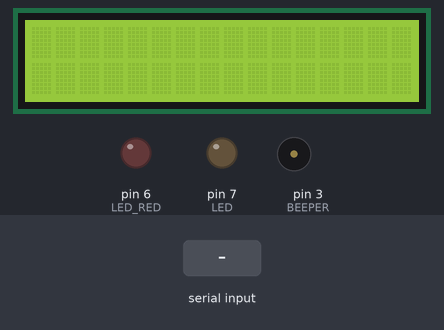
Bench run of a sketch on a simulated Arduino Uno, built with avr-gcc and run on an emulated ATmega328P. Shown: 16×2 character LCD, output pins drawn as LEDs (lit = HIGH), buzzer (waves = sounding, pin HIGH). Inputs (shaded band) come from the test bench. What the sketch prints to the serial monitor is not drawn.

Above: at 1.2 s.
1.3 s: "LCD_SHOW_a\n" received over Serial
At 1.7 s:
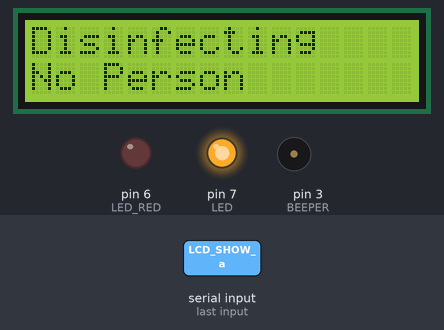
2.8 s: "LCD_SHOW_b\n" received over Serial
At 3.1 s:
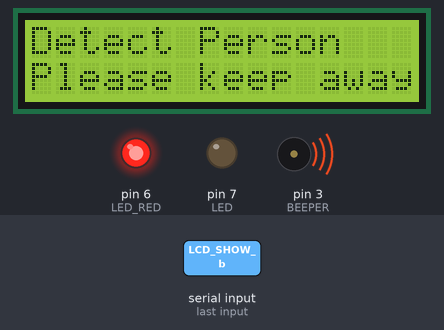
Timing chart, 0 to 5.8 s (numbered marks = the images above; inputs shaded):
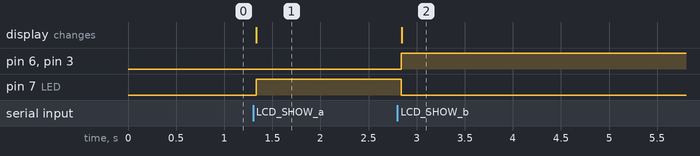

Measured:
- after the input at 1.3 s, pin 7 (LED): LOW → HIGH at once; the display: changes at once (image 1)
- after the input at 2.8 s, pin 6 (LED_RED), pin 3 (BEEPER): LOW → HIGH at once; pin 7 (LED): HIGH → LOW at once; the display: changes at once (image 2)

The sketch:

led_lcd.ino
```cpp
//#include <LiquidCrystal_PCF8574.h>
//#include <Wire.h>
//
//LiquidCrystal_PCF8574 lcd(0x27);
//// set the LCD address to 0x27
//
//void setup()
//{
//  lcd.begin(16, 2); // initialize the lcd
//} // setup()
//
//void loop(){
//    lcd.setBacklight(80);         // 調整背光
//    lcd.home();                   // 重製LCD
//    lcd.clear();                  // 清除螢幕顯示字
//    lcd.setCursor(0, 0);          // 設定游標位置到(0,0)，第0行第0個位置
//    lcd.print("HELLO WORLD!!!");  // 顯示字
//    lcd.s)etCursor(0, 1;          // 設定游標位置為(0,1),第1行第0個位置
//    delay(2100);                  // 延遲 2100ms
//} // loop()

//
#define LED 7
#define LED_RED 6
#define BEEPER 3
#include <Wire.h> // I2C程式庫
#include <LiquidCrystal_I2C.h> // LCD_I2C模組程式庫

// LCD I2C位址，默認為0x27或0x3F，依據背板的晶片不同而有差異，16、2為LCD顯示器大小。
LiquidCrystal_I2C lcd(0x27, 16, 2);
String str;
void setup() {
  pinMode(LED, OUTPUT);
  pinMode(LED_RED, OUTPUT);
  pinMode(BEEPER, OUTPUT);
  // 初始化LCD
  Serial.begin(9600);
  lcd.init();
  lcd.backlight();
}
void loop() {

  if (Serial.available()) {
    str = Serial.readStringUntil('\n');
    if (str == "LCD_SHOW_a"){
      lcd.clear();         // 清除螢幕顯示字
      lcd.setCursor(0, 0); // (colum, row)從第一排的第1個位置開始顯示
      lcd.print("Disinfecting");
      lcd.setCursor(0, 1); // (colum,row)從第二排第1格位置開始顯示
      lcd.print("No Person");
      digitalWrite(LED, HIGH); // 開燈
      digitalWrite(LED_RED, LOW); // 開燈red
      Serial.println("LED is ON"); // 回應訊息給電腦
      digitalWrite(BEEPER, LOW);
      delay(1000); // stop 1 sec
    }
    else if(str == "LCD_SHOW_b")
    {
      lcd.clear();         // 清除螢幕顯示字
      lcd.setCursor(0, 0); // (colum, row)從第一排的第三個位置開始顯示
      lcd.print("Detect Person");
      lcd.setCursor(0, 1); // (c！！olum,row)從第二排第三格位置開始顯示
      lcd.print("Please keep away");
      digitalWrite(LED, LOW);
      digitalWrite(LED_RED, HIGH); // 開燈red
      Serial.println("LED is OFF");
      digitalWrite(BEEPER, HIGH);
      delay(3000); // beep 3 sec
    }
  }
}

//#define LED 7
//String str;
//
//void setup() {
//  pinMode(LED, OUTPUT);
//  Serial.begin(9600);
//}
//
//void loop() {
//  if (Serial.available()) {
//    // 讀取傳入的字串直到"\n"結尾
//    str = Serial.readStringUntil('\n');
//
//    if (str == "LED_ON") {           // 若字串值是 "LED_ON" 開燈
//        digitalWrite(LED, HIGH);     // 開燈
//        Serial.println("LED is ON"); // 回應訊息給電腦
//    } else if (str == "LED_OFF") {
//        digitalWrite(LED, LOW);
//        Serial.println("LED is OFF");
//    }
//  }
//}
```
